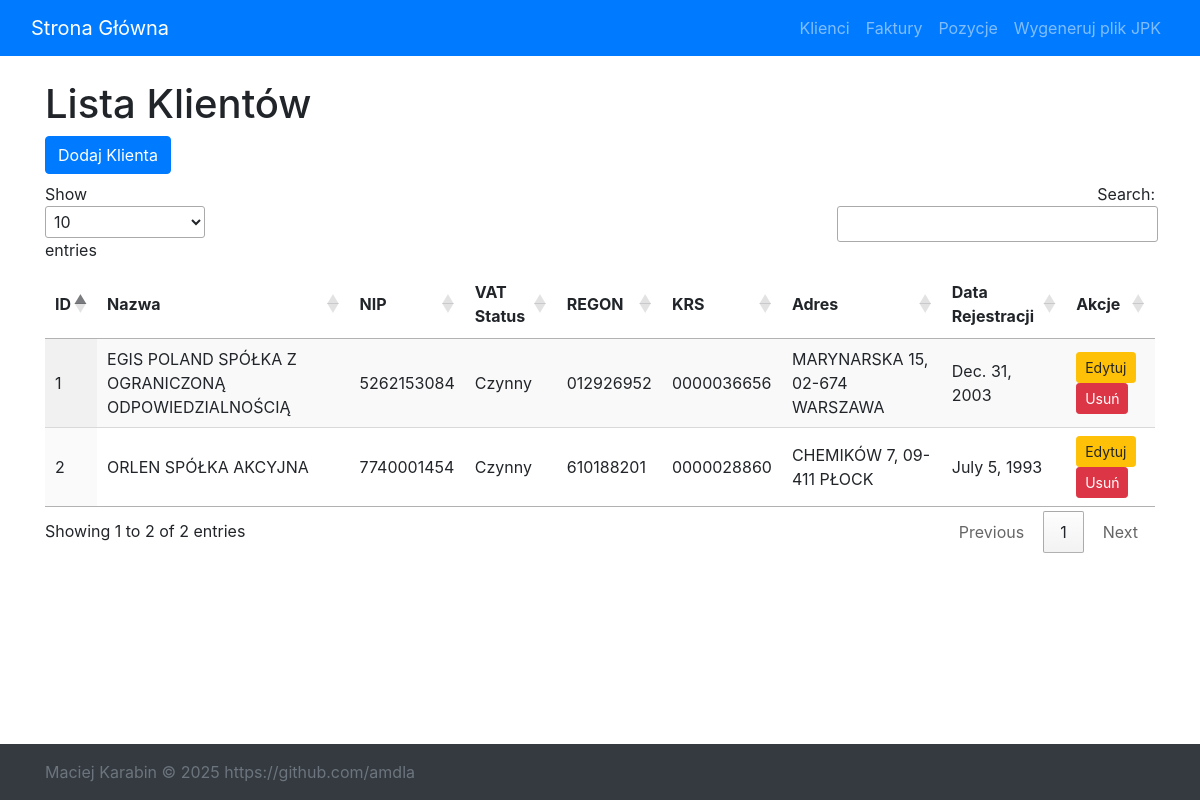
/klienci/, run on an earlier commit of the app's database.
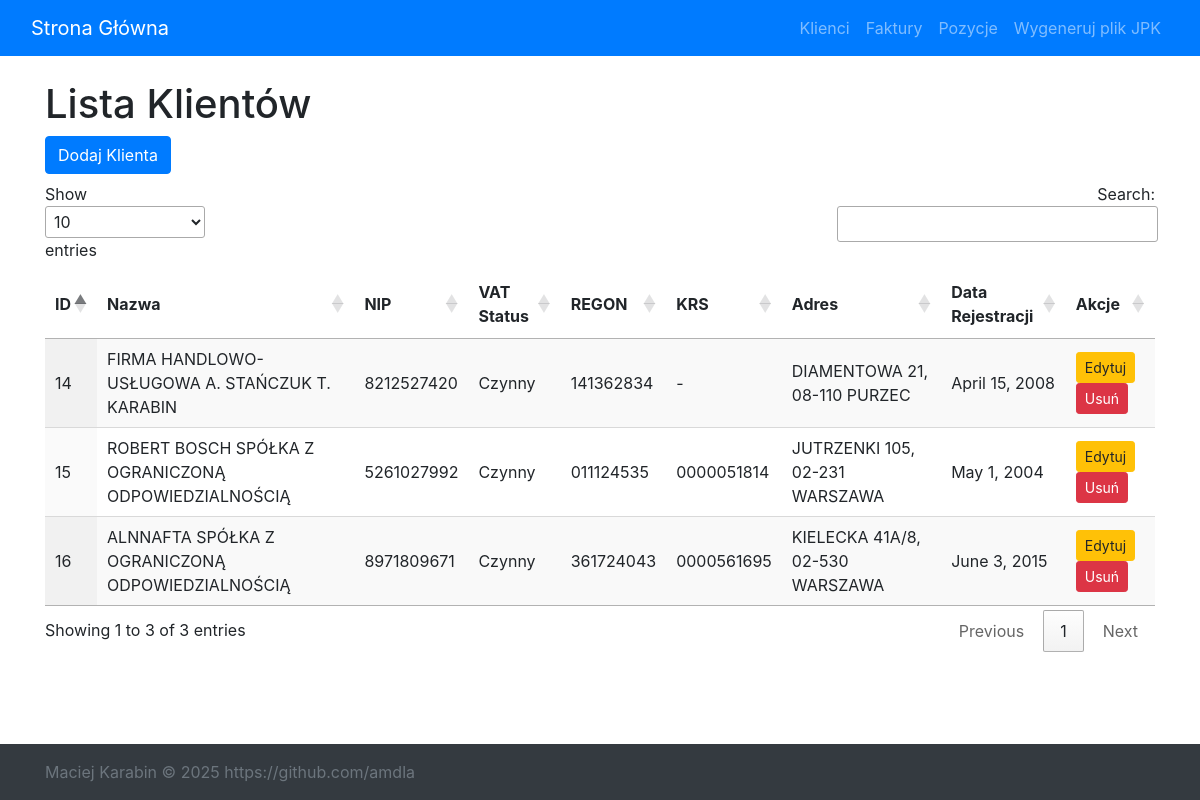
And on a later commit of the database.
### app/models.py (models this page shows, shortened)
class Klient(models.Model):
    klient_id = models.AutoField(primary_key=True)
    klient_nazwa = models.CharField(max_length=255)
    klient_nip = models.CharField(max_length=10, unique=True)
    status_vat = models.CharField(max_length=50, default="Czynny")
    klient_regon = models.CharField(max_length=14, blank=True, null=True)
    klient_krs = models.CharField(max_length=10, blank=True, null=True)
    klient_adres = models.CharField(max_length=255, blank=True, null=True)
    data_rejestracji = models.DateField(blank=True, null=True)

### app/views.py (the view)
# urls.py: path('klienci/', views.klient_list, name='klient_list'),
def klient_list(request):
    klienci = Klient.objects.all()
    return render(request, 'klient/klient_list.html', {'klienci': klienci})

### app/templates/klient/klient_list.html (shortened to what this page needs)
{% extends 'base.html' %}
{% load static %}
{% block content %}
    <h1>Lista Klientów</h1>
    <div class="mb-2">
        <a href="{% url 'klient_create' %}" class="btn btn-primary">Dodaj Klienta</a>
    </div>
    <table id="klientTable" class="display">
        <thead>
        <tr>
            <th>ID</th>
            <th>Nazwa</th>
            <th>NIP</th>
            <th>VAT Status</th>
            <th>REGON</th>
            <th>KRS</th>
            <th>Adres</th>
            <th>Data Rejestracji</th>
            <th>Akcje</th>
        </tr>
        </thead>
        <tbody>
        {% for klient in klienci %}
            <tr>
                <td>{{ klient.klient_id }}</td>
                <td>{{ klient.klient_nazwa }}</td>
                <td>{{ klient.klient_nip }}</td>
                <td>{{ klient.status_vat }}</td>
                <td>{{ klient.klient_regon|default:"-" }}</td>
                <td>{{ klient.klient_krs|default:"-" }}</td>
                <td>{{ klient.klient_adres|default:"Brak danych" }}</td>
                <td>{{ klient.data_rejestracji|default:"-" }}</td>
                <td>
                    <a href="{% url 'klient_update' klient.pk %}" class="btn btn-sm btn-warning">Edytuj</a>
                    <a href="{% url 'klient_delete' klient.pk %}" class="btn btn-sm btn-danger">Usuń</a>
                </td>
            </tr>
        {% endfor %}
        </tbody>
    </table>
{% endblock %}

### app/templates/base.html (shortened to what this page needs)
{% load static %}
<!DOCTYPE html>
<html lang="en">
<head>
    <link rel="stylesheet" href="{% static 'css/styles.css' %}">
    <link href="https://stackpath.bootstrapcdn.com/bootstrap/4.5.2/css/bootstrap.min.css" rel="stylesheet">
    <link rel="stylesheet" type="text/css" href="https://cdn.datatables.net/1.13.6/css/jquery.dataTables.min.css">
</head>
<body>
<nav class="navbar navbar-expand-lg navbar-dark bg-primary">
    <div class="container-fluid">
        <a class="navbar-brand" href="{% url 'home' %}">Strona Główna</a>
        <div class="collapse navbar-collapse" id="navbarNav">
            <ul class="navbar-nav ml-auto">
                <li class="nav-item">
                    <a class="nav-link" href="{% url 'klient_list' %}">Klienci</a>
                </li>
                <li class="nav-item">
                    <a class="nav-link" href="{% url 'faktura_list' %}">Faktury</a>
                </li>
                <li class="nav-item">
                    <a class="nav-link" href="{% url 'pozycja_list' %}">Pozycje</a>
                </li>
                <li class="nav-item">
                    <a class="nav-link" href="{% url 'jpk_select_period' %}">Wygeneruj plik JPK</a>
                </li>
            </ul>
        </div>
    </div>
</nav>
<div class="container mt-4">
    {% block content %}
    {% endblock %}
</div>
<footer class="footer mt-auto py-3 bg-dark">
    <div class="container">
        <span class="text-muted">Maciej Karabin © 2025</span>
        <a href="https://github.com/amdla" class="text-muted">https://github.com/amdla</a>
    </div>
</footer>
</body>
</html>

### app/static/css/styles.css (style rules this page uses)
html, body { height: 100%; margin: 0; display: flex; flex-direction: column; }
body { display: flex; flex-direction: column; min-height: 100vh; }
.container { flex: 1; }
.footer { background-color: #343a40; color: white; padding: 1rem 0; width: 100%; margin-top: auto; text-align: left; }

What changed in the data, as far as the page shows it:
removed Klient: klient_id "1", klient_nazwa "EGIS POLAND SPÓŁKA Z OGRANICZONĄ ODPOWIEDZIALNOŚCIĄ", klient_nip "5262153084", status_vat "Czynny", klient_regon "012926952", klient_krs "0000036656", klient_adres "MARYNARSKA 15, 02-674 WARSZAWA", data_rejestracji "Dec. 31, 2003"
removed Klient: klient_id "2", klient_nazwa "ORLEN SPÓŁKA AKCYJNA", klient_nip "7740001454", status_vat "Czynny", klient_regon "610188201", klient_krs "0000028860", klient_adres "CHEMIKÓW 7, 09-411 PŁOCK", data_rejestracji "July 5, 1993"
added Klient: klient_id "14", klient_nazwa "FIRMA HANDLOWO-USŁUGOWA A. STAŃCZUK T. KARABIN", klient_nip "8212527420", status_vat "Czynny", klient_regon "141362834", klient_krs "-", klient_adres "DIAMENTOWA 21, 08-110 PURZEC", data_rejestracji "April 15, 2008"
added Klient: klient_id "15", klient_nazwa "ROBERT BOSCH SPÓŁKA Z OGRANICZONĄ ODPOWIEDZIALNOŚCIĄ", klient_nip "5261027992", status_vat "Czynny", klient_regon "011124535", klient_krs "0000051814", klient_adres "JUTRZENKI 105, 02-231 WARSZAWA", data_rejestracji "May 1, 2004"
added Klient: klient_id "16", klient_nazwa "ALNNAFTA SPÓŁKA Z OGRANICZONĄ ODPOWIEDZIALNOŚCIĄ", klient_nip "8971809671", status_vat "Czynny", klient_regon "361724043", klient_krs "0000561695", klient_adres "KIELECKA 41A/8, 02-530 WARSZAWA", data_rejestracji "June 3, 2015"
Also different on the page:
text written by a page script: "Show entries Search: Showing 1 to 2 of 2 entries Previous 1 Next" → "Show entries Search: Showing 1 to 3 of 3 entries Previous 1 Next"
